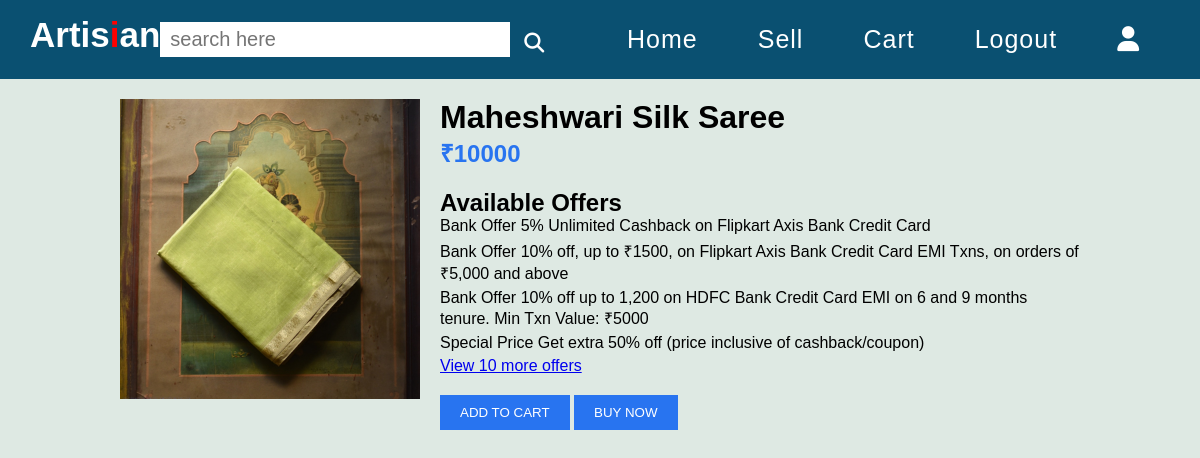
The page /buy?category=weaving&id=1 on the database its author committed.
### main.py (models this page shows, shortened)
class weaving(db.Model):
    id = db.Column(db.Integer, primary_key=True)
    userId = db.Column(db.Integer,)
    Name = db.Column(db.String(100))
    Description = db.Column(db.String(500))
    Quantity = db.Column(db.Integer)
    Price = db.Column(db.Integer)
    Width = db.Column(db.Integer)
    Height = db.Column(db.Integer)
    Length = db.Column(db.Integer)
    Address = db.Column(db.String(400))
    Contact = db.Column(db.Integer)
    Image = db.Column(db.String(100))

### main.py (the view)
@app.route("/buy")
def buy():
    id = request.args.get("id")
    category = request.args.get("category")
    if category == "pottery":
        productDetails = pottery.query.get(id)
        return render_template("buy.html", productDetails = productDetails)
    elif category == "weaving":
        productDetails = weaving.query.get(id)
        return render_template("buy.html", productDetails = productDetails)
    elif category == "carpenrtry":
        productDetails = carpentry.query.get(id)
        return render_template("buy.html", productDetails = productDetails)
    elif category == "blacksmith":
        productDetails = blacksmith.query.get(id)
        return render_template("buy.html", productDetails = productDetails)
    elif category == "sculpture":
        productDetails = sculpture.query.get(id)
        return render_template("buy.html", productDetails = productDetails)
    elif category == "painting":
        productDetails = painting.query.get(id)
        return render_template("buy.html", productDetails = productDetails)
    elif category == "other":
        productDetails = other.query.get(id)
        return render_template("buy.html", productDetails = productDetails)

### templates/buy.html
{% extends "userBase.html" %}
{% block head %}
<link rel="stylesheet" href="{{url_for('static', filename = 'buy.css')}}">
{% endblock %}
{% block content %}
<div class="container">
	<div class="product-image">
		<img src="{{productDetails.Image}}" alt="Product Image">
	</div>
	<div class="product-details">
		<h1>{{productDetails.Name}}</h1>
		<p class="price">₹{{productDetails.Price}}
		</p>
		<div class="offers">
			<h2>Available Offers</h2>
			<ul>
				<li>Bank Offer 5% Unlimited Cashback on Flipkart Axis Bank Credit Card</li>
				<li>Bank Offer 10% off, up to ₹1500, on Flipkart Axis Bank Credit Card EMI Txns,
					on orders of ₹5,000 and above</li>
				<li>Bank Offer 10% off up to 1,200 on HDFC Bank Credit Card EMI on 6 and 9
					months tenure. Min Txn Value: ₹5000</li>
				<li>Special Price Get extra 50% off (price inclusive of cashback/coupon)</li>
				<li><a href="#">View 10 more offers</a></li>
			</ul>
		</div>
		<div class="actions">
			<button>ADD TO CART</button>
			<button>BUY NOW</button>
		</div>
	</div>
</div>
{% endblock %}

### static/userBase.css (style rules this page uses)
* { padding: 0; margin: 0; box-sizing: border-box; }
body { background: #dee9e3; }
.price { font-size: 18px; font-weight: bold; color: #007600; }

### static/buy.css (style rules this page uses)
body { font-family: sans-serif; margin: 0; padding: 0; }
.container { width: 80%; margin: 20px auto; }
.product-image { float: left; width: 300px; margin-right: 20px; }
.product-image img { width: 100%; height: auto; }
.product-details { overflow: hidden; }
.price { font-size: 24px; font-weight: bold; color: #2874f0; }
.offers { margin-top: 20px; }
.offers ul { list-style-type: none; padding: 0; }
.offers li { margin-bottom: 5px; }
.actions { margin-top: 20px; }
.actions button { padding: 10px 20px; background-color: #2874f0; color: white; border: none; cursor: pointer; }

### rows shown on the page
weaving: Image (picture), Name "Maheshwari Silk Saree", Price "10000"
